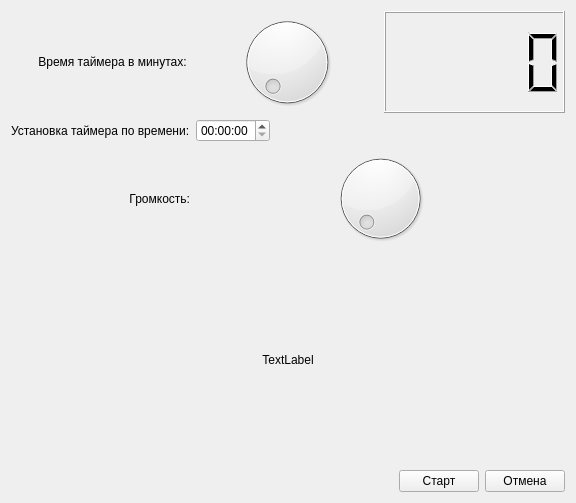
<?xml version="1.0" encoding="UTF-8"?>
<ui version="4.0">
 <class>Form</class>
 <widget class="QWidget" name="Form">
  <property name="geometry">
   <rect>
    <x>0</x>
    <y>0</y>
    <width>576</width>
    <height>503</height>
   </rect>
  </property>
  <property name="sizePolicy">
   <sizepolicy hsizetype="Fixed" vsizetype="Fixed">
    <horstretch>0</horstretch>
    <verstretch>0</verstretch>
   </sizepolicy>
  </property>
  <property name="windowTitle">
   <string>Form</string>
  </property>
  <property name="styleSheet">
   <string notr="true">font: 500 italic 16pt &quot;Yrsa Medium&quot;;</string>
  </property>
  <layout class="QVBoxLayout" name="verticalLayout">
   <item>
    <layout class="QGridLayout" name="gridLayout">
     <item row="1" column="0">
      <widget class="QLabel" name="label_4">
       <property name="text">
        <string>Установка таймера по времени:</string>
       </property>
      </widget>
     </item>
     <item row="1" column="2">
      <layout class="QHBoxLayout" name="horizontalLayout_3">
       <item>
        <widget class="QTimeEdit" name="timeEdit_timer">
         <property name="styleSheet">
          <string notr="true">font: italic 16pt &quot;Sans Serif&quot;;</string>
         </property>
        </widget>
       </item>
       <item>
        <spacer name="horizontalSpacer_2">
         <property name="orientation">
          <enum>Qt::Horizontal</enum>
         </property>
         <property name="sizeHint" stdset="0">
          <size>
           <width>40</width>
           <height>20</height>
          </size>
         </property>
        </spacer>
       </item>
      </layout>
     </item>
     <item row="0" column="2">
      <layout class="QHBoxLayout" name="horizontalLayout_2">
       <item>
        <widget class="QDial" name="dial_timer">
         <property name="maximum">
          <number>120</number>
         </property>
        </widget>
       </item>
       <item>
        <widget class="QLCDNumber" name="lcdNumber_minutes">
         <property name="font">
          <font>
           <family>Yrsa Medium</family>
           <pointsize>16</pointsize>
           <italic>true</italic>
           <bold>false</bold>
          </font>
         </property>
        </widget>
       </item>
      </layout>
     </item>
     <item row="0" column="0">
      <widget class="QLabel" name="label_2">
       <property name="text">
        <string>Время таймера в минутах: </string>
       </property>
       <property name="alignment">
        <set>Qt::AlignRight|Qt::AlignTrailing|Qt::AlignVCenter</set>
       </property>
      </widget>
     </item>
     <item row="2" column="2">
      <widget class="QDial" name="dial_sound">
       <property name="maximum">
        <number>100</number>
       </property>
      </widget>
     </item>
     <item row="2" column="0">
      <widget class="QLabel" name="label">
       <property name="text">
        <string>Громкость:</string>
       </property>
       <property name="alignment">
        <set>Qt::AlignRight|Qt::AlignTrailing|Qt::AlignVCenter</set>
       </property>
      </widget>
     </item>
    </layout>
   </item>
   <item>
    <layout class="QVBoxLayout" name="verticalLayout_2">
     <item>
      <widget class="QLabel" name="label_status">
       <property name="styleSheet">
        <string notr="true">font: italic 16pt &quot;Sans Serif&quot;;</string>
       </property>
       <property name="text">
        <string>TextLabel</string>
       </property>
       <property name="alignment">
        <set>Qt::AlignCenter</set>
       </property>
      </widget>
     </item>
     <item>
      <layout class="QHBoxLayout" name="horizontalLayout" stretch="0,0,0">
       <item>
        <spacer name="horizontalSpacer">
         <property name="orientation">
          <enum>Qt::Horizontal</enum>
         </property>
         <property name="sizeHint" stdset="0">
          <size>
           <width>40</width>
           <height>20</height>
          </size>
         </property>
        </spacer>
       </item>
       <item>
        <widget class="QPushButton" name="pushButton_OK">
         <property name="text">
          <string>Старт</string>
         </property>
        </widget>
       </item>
       <item>
        <widget class="QPushButton" name="pushButton_Cancel">
         <property name="text">
          <string>Отмена</string>
         </property>
        </widget>
       </item>
      </layout>
     </item>
    </layout>
   </item>
  </layout>
 </widget>
 <resources/>
 <connections>
  <connection>
   <sender>dial_timer</sender>
   <signal>valueChanged(int)</signal>
   <receiver>lcdNumber_minutes</receiver>
   <slot>display(int)</slot>
   <hints>
    <hint type="sourcelabel">
     <x>377</x>
     <y>58</y>
    </hint>
    <hint type="destinationlabel">
     <x>496</x>
     <y>68</y>
    </hint>
   </hints>
  </connection>
 </connections>
</ui>
